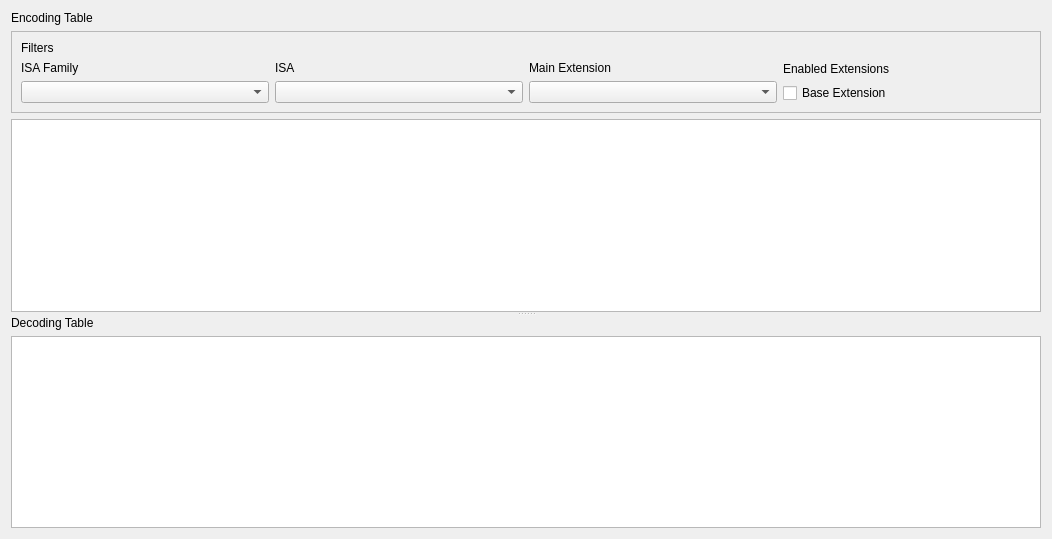
<?xml version="1.0" encoding="UTF-8"?>
<ui version="4.0">
 <class>Ripes::SliderulesTab</class>
 <widget class="QWidget" name="Ripes::SliderulesTab">
  <property name="geometry">
   <rect>
    <x>0</x>
    <y>0</y>
    <width>1052</width>
    <height>539</height>
   </rect>
  </property>
  <property name="sizePolicy">
   <sizepolicy hsizetype="MinimumExpanding" vsizetype="MinimumExpanding">
    <horstretch>0</horstretch>
    <verstretch>0</verstretch>
   </sizepolicy>
  </property>
  <property name="windowTitle">
   <string>Form</string>
  </property>
  <layout class="QGridLayout" name="gridLayout">
   <item row="0" column="0">
    <widget class="QSplitter" name="splitter">
     <property name="orientation">
      <enum>Qt::Vertical</enum>
     </property>
     <widget class="QWidget" name="layoutWidget">
      <layout class="QVBoxLayout" name="encodingLayout">
       <property name="sizeConstraint">
        <enum>QLayout::SetDefaultConstraint</enum>
       </property>
       <item>
        <widget class="QLabel" name="title">
         <property name="text">
          <string>Encoding Table</string>
         </property>
        </widget>
       </item>
       <item>
        <widget class="QFrame" name="encodingFilters">
         <property name="sizePolicy">
          <sizepolicy hsizetype="Preferred" vsizetype="Preferred">
           <horstretch>0</horstretch>
           <verstretch>0</verstretch>
          </sizepolicy>
         </property>
         <property name="frameShape">
          <enum>QFrame::StyledPanel</enum>
         </property>
         <property name="frameShadow">
          <enum>QFrame::Raised</enum>
         </property>
         <layout class="QVBoxLayout" name="verticalLayout_6">
          <item>
           <widget class="QLabel" name="label_6">
            <property name="text">
             <string>Filters</string>
            </property>
           </widget>
          </item>
          <item>
           <layout class="QHBoxLayout" name="horizontalLayout">
            <item>
             <layout class="QVBoxLayout" name="verticalLayout">
              <item>
               <widget class="QLabel" name="label">
                <property name="text">
                 <string>ISA Family</string>
                </property>
               </widget>
              </item>
              <item>
               <widget class="QComboBox" name="isaFamilyBox"/>
              </item>
             </layout>
            </item>
            <item>
             <layout class="QVBoxLayout" name="verticalLayout_2">
              <item>
               <widget class="QLabel" name="label_2">
                <property name="text">
                 <string>ISA</string>
                </property>
               </widget>
              </item>
              <item>
               <widget class="QComboBox" name="isaBox"/>
              </item>
             </layout>
            </item>
            <item>
             <layout class="QVBoxLayout" name="verticalLayout_3">
              <item>
               <widget class="QLabel" name="label_4">
                <property name="text">
                 <string>Main Extension</string>
                </property>
               </widget>
              </item>
              <item>
               <widget class="QComboBox" name="mainExtBox"/>
              </item>
             </layout>
            </item>
            <item>
             <layout class="QVBoxLayout" name="verticalLayout_4">
              <item>
               <widget class="QLabel" name="label_5">
                <property name="text">
                 <string>Enabled Extensions</string>
                </property>
               </widget>
              </item>
              <item>
               <layout class="QGridLayout" name="enabledExtGrid">
                <item row="0" column="0">
                 <widget class="QCheckBox" name="baseExtCheckBox">
                  <property name="text">
                   <string>Base Extension</string>
                  </property>
                 </widget>
                </item>
               </layout>
              </item>
             </layout>
            </item>
           </layout>
          </item>
         </layout>
        </widget>
       </item>
       <item>
        <widget class="QTableView" name="encodingTable"/>
       </item>
      </layout>
     </widget>
     <widget class="QWidget" name="layoutWidget">
      <layout class="QGridLayout" name="gridLayout_4">
       <item row="0" column="0">
        <widget class="QLabel" name="label_3">
         <property name="text">
          <string>Decoding Table</string>
         </property>
        </widget>
       </item>
       <item row="1" column="0">
        <widget class="QTableView" name="decodingTable"/>
       </item>
      </layout>
     </widget>
    </widget>
   </item>
  </layout>
 </widget>
 <resources/>
 <connections/>
</ui>
